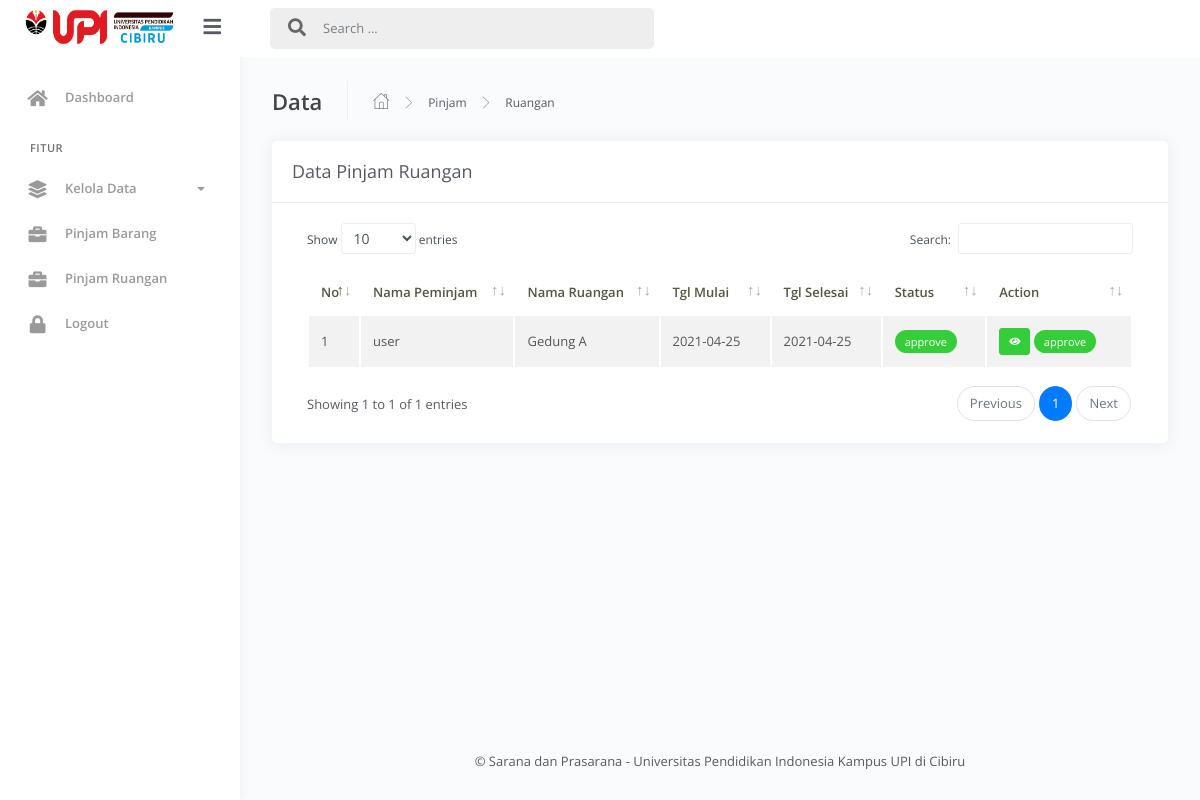
Screenshot of /admin/?view=datapinjamruangan (signed in) with the database file from the repository.
### tables this page shows
CREATE TABLE `pinjamruangan` (
  `id` int(11) NOT NULL,
  `id_ruangan` int(11) DEFAULT NULL,
  `id_user` int(11) DEFAULT NULL,
  `tgl_mulai` date DEFAULT NULL,
  `tgl_selesai` date DEFAULT NULL,
  `status` varchar(15) DEFAULT NULL
);

CREATE TABLE `user` (
  `id` int(11) NOT NULL,
  `nama_lengkap` varchar(255) DEFAULT NULL,
  `email` varchar(255) DEFAULT NULL,
  `nohp` varchar(15) DEFAULT NULL,
  `username` varchar(15) DEFAULT NULL,
  `password` varchar(15) DEFAULT NULL,
  `level` varchar(10) DEFAULT NULL
);

CREATE TABLE `ruangan` (
  `id` int(11) NOT NULL,
  `nama_ruangan` varchar(255) DEFAULT NULL,
  `deskripsi` text DEFAULT NULL,
  `foto` varchar(255) DEFAULT NULL,
  `status` varchar(15) DEFAULT NULL
);

### admin/peminjaman/datapinjamruangan.php (the view, shortened to what this page needs)
<div class="main-panel">
			<div class="content">
				<div class="page-inner">
					<div class="page-header">
						<h4 class="page-title">Data</h4>
						<ul class="breadcrumbs">
							<li class="nav-home">
								<a href="#">
									<i class="flaticon-home"></i>
								</a>
							</li>
							<li class="separator">
								<i class="flaticon-right-arrow"></i>
							</li>
							<li class="nav-item">
								<a href="#">Pinjam</a>
							</li>
							<li class="separator">
								<i class="flaticon-right-arrow"></i>
							</li>
							<li class="nav-item">
								<a href="#">Ruangan</a>
							</li>
						</ul>
					</div>
					<div class="row">
						<div class="col-md-12">
							<div class="card">
								<div class="card-header">
									<div class="d-flex align-items-center">
										<h4 class="card-title">Data Pinjam Ruangan</h4>
									</div>
								</div>
								<div class="card-body">
									<div class="table-responsive">
										<table id="add-row" class="display table table-striped table-hover" >
											<thead>
												<tr>
													<th>No</th>
													<th>Nama Peminjam</th>
													<th>Nama Ruangan</th>
													<th>Tgl Mulai</th>
													<th>Tgl Selesai</th>
													<th>Status</th>
													<th>Action</th>
												</tr>
											</thead>
											<tbody>
												<?php
													$no = 1;
													$query = mysqli_query($conn,'SELECT pinjamruangan.id, pinjamruangan.id_ruangan, pinjamruangan.id_user, pinjamruangan.tgl_mulai, pinjamruangan.tgl_selesai, pinjamruangan.status, ruangan.nama_ruangan, user.nama_lengkap from pinjamruangan inner join ruangan on ruangan.id=pinjamruangan.id_ruangan inner join user on user.id=pinjamruangan.id_user');
													while ($pinjamruangan = mysqli_fetch_array($query)) {
												?>
												<tr>
													<td><?php echo $no++ ?></td>
													<td><?php echo $pinjamruangan['nama_lengkap'] ?></td>
													<td><?php echo $pinjamruangan['nama_ruangan'] ?></td>
													<td><?php echo $pinjamruangan['tgl_mulai'] ?></td>
													<td><?php echo $pinjamruangan['tgl_selesai'] ?></td>
													<td>
														<?php if($pinjamruangan['status'] == 'menunggu') { ?>
														<div class="badge badge-danger"><?php echo $pinjamruangan['status'] ?></div>
														<?php }else { ?>
															<div class="badge badge-success"><?php echo $pinjamruangan['status'] ?></div>
														<?php } ?>
													</td>
													<td>
														<?php if($pinjamruangan['status'] == 'menunggu') { ?>
														<a href="?view=detailpinjamruangan&id=<?php echo $pinjamruangan['id'] ?>" title="Detail" class="btn btn-xs btn-success"><i class="fa fa-eye"></i></a>
														<a href="#modalApprovePinjamRuangan<?php echo $pinjamruangan['id'] ?>" data-toggle="modal" title="Batal Pinjam" class="btn btn-xs btn-success"><i class="fa fa-check-circle"></i> Approve</a>
													<?php }else { ?>
														<a href="?view=detailpinjamruangan&id=<?php echo $pinjamruangan['id'] ?>" title="Detail" class="btn btn-xs btn-success"><i class="fa fa-eye"></i></a>
														<div class="badge badge-success"><?php echo $pinjamruangan['status'] ?></div>
													<?php } ?>
													</td>
												</tr>
											<?php } ?>
											</tbody>
										</table>
									</div>
								</div>
							</div>
						</div>
					</div>
				</div>
			</div>
			<p class="text-footer text-center p-3">&copy; Sarana dan Prasarana - Universitas Pendidikan Indonesia Kampus UPI di Cibiru</p>
		</div>

### rows the page displays
pinjamruangan: id_user.nama_lengkap "user", id_ruangan.nama_ruangan "Gedung A", tgl_mulai "2021-04-25", tgl_selesai "2021-04-25", status "approve"
